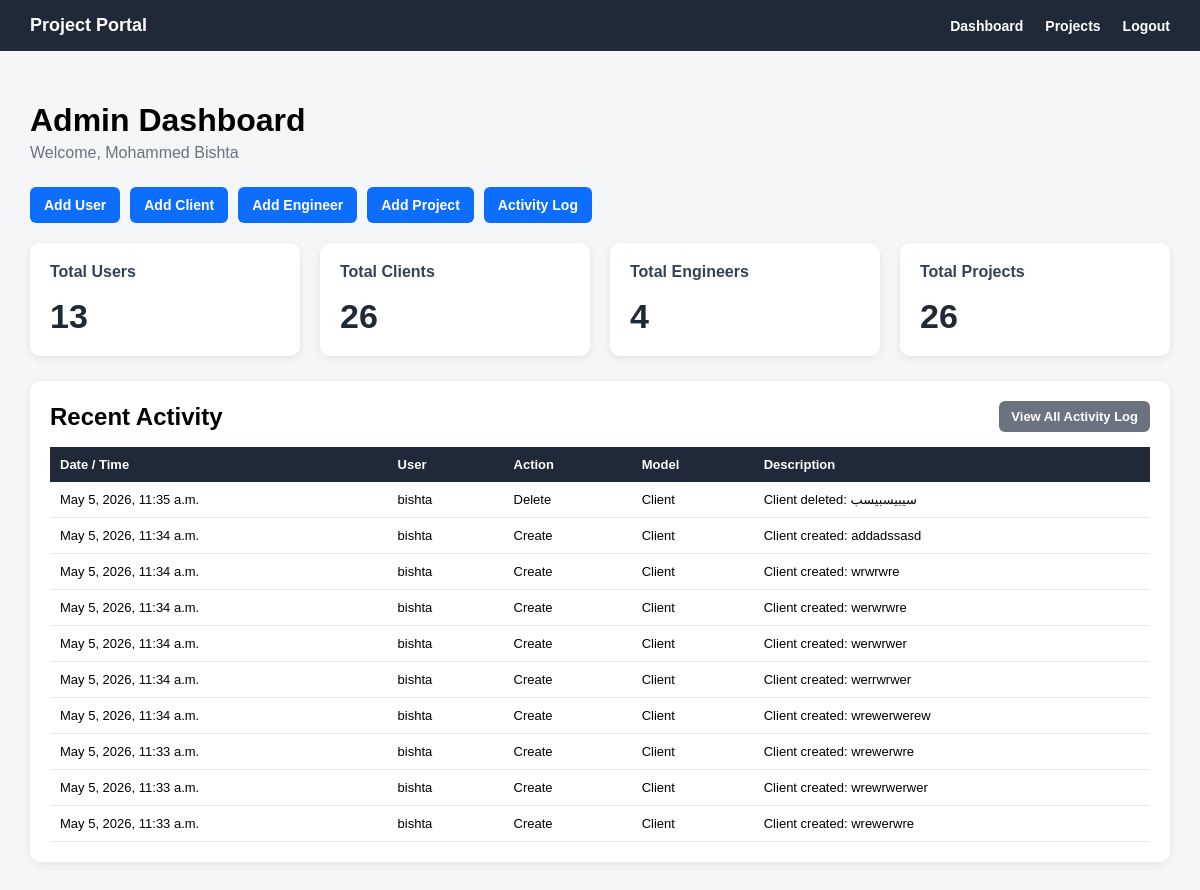
Screenshot of /accounts/dashboard/ (signed in) with the database file from the repository.
### accounts/models.py (models this page shows)
class User(AbstractUser):
    class Role(models.TextChoices):
        ADMIN = 'ADMIN', 'Admin'
        ENGINEER = 'ENGINEER', 'Engineer'
        CLIENT = 'CLIENT', 'Client'
    role = models.CharField(
        max_length=20,
        choices=Role.choices,
        default=Role.CLIENT
    )

### projects/models.py (models this page shows, shortened)
class ActivityLog(models.Model):
    class Action(models.TextChoices):
        CREATE = 'CREATE', 'Create'
        UPDATE = 'UPDATE', 'Update'
        DELETE = 'DELETE', 'Delete'
    user = models.ForeignKey(
        'accounts.User',
        on_delete=models.SET_NULL,
        null=True,
        blank=True,
        related_name='activity_logs'
    )
    action = models.CharField(
        max_length=20,
        choices=Action.choices
    )
    model_name = models.CharField(max_length=100)
    object_name = models.CharField(max_length=255)
    description = models.TextField(blank=True, null=True)
    created_at = models.DateTimeField(auto_now_add=True)
    class Meta:
        ordering = ['-created_at']

### accounts/views.py (the view, shortened to what this page needs)
# urls.py: path('dashboard/', dashboard_view, name='dashboard'),
@login_required
def dashboard_view(request):
    context = {}
    if request.user.role == 'ADMIN':
        context['total_users'] = User.objects.count()
        context['total_clients'] = Client.objects.count()
        context['total_engineers'] = Engineer.objects.count()
        context['total_projects'] = Project.objects.count()
        context['recent_activities'] = ActivityLog.objects.all()[:10]
    return render(request, 'accounts/dashboard.html', context)

### templates/accounts/dashboard.html (shortened to what this page needs)
{% extends 'base.html' %}
{% block content %}
<div class="dashboard-header">
    {% if request.user.role == 'ADMIN' %}
        <h1>Admin Dashboard</h1>
    {% elif request.user.role == 'ENGINEER' %}
        <h1>Engineer Dashboard</h1>
    {% elif request.user.role == 'CLIENT' %}
        <h1>Client Dashboard</h1>
    {% else %}
        <h1>Dashboard</h1>
    {% endif %}
    <p>
        Welcome,
        {% if request.user.first_name or request.user.last_name %}
            {{ request.user.first_name }} {{ request.user.last_name }}
        {% else %}
            {{ request.user.username }}
        {% endif %}
    </p>
</div>
{% if request.user.role == 'ADMIN' %}
    <div class="dashboard-actions">
        <a href="{% url 'accounts:user_add' %}">
            Add User
        </a>
        <a href="{% url 'clients:client_add' %}">
            Add Client
        </a>
        <a href="{% url 'engineers:engineer_add' %}">
            Add Engineer
        </a>
        <a href="{% url 'projects:project_add' %}">
            Add Project
        </a>
        <a href="{% url 'accounts:activity_log' %}">
            Activity Log
        </a>
    </div>
{% endif %}
<div class="stats-grid">
    {% if request.user.role == 'ADMIN' %}
        <a href="{% url 'accounts:user_list' %}" class="stat-link">
            <div class="stat-card">
                <h3>Total Users</h3>
                <div class="stat-number">{{ total_users }}</div>
            </div>
        </a>
        <a href="{% url 'clients:client_list' %}" class="stat-link">
            <div class="stat-card">
                <h3>Total Clients</h3>
                <div class="stat-number">{{ total_clients }}</div>
            </div>
        </a>
        <a href="{% url 'engineers:engineer_list' %}" class="stat-link">
            <div class="stat-card">
                <h3>Total Engineers</h3>
                <div class="stat-number">{{ total_engineers }}</div>
            </div>
        </a>
        <a href="{% url 'projects:project_list' %}" class="stat-link">
            <div class="stat-card">
                <h3>Total Projects</h3>
                <div class="stat-number">{{ total_projects }}</div>
            </div>
        </a>
    {% endif %}
</div>
{% if request.user.role == 'ADMIN' %}
    <div class="recent-activity-card">
        <div class="recent-activity-header">
            <h2>Recent Activity</h2>
            <a href="{% url 'accounts:activity_log' %}">
                View All Activity Log
            </a>
        </div>
        {% if recent_activities %}
            <table class="recent-activity-table">
                <tr>
                    <th>Date / Time</th>
                    <th>User</th>
                    <th>Action</th>
                    <th>Model</th>
                    <th>Description</th>
                </tr>
                {% for log in recent_activities %}
                    <tr>
                        <td>{{ log.created_at }}</td>
                        <td>
                            {% if log.user %}
                                {{ log.user.username }}
                            {% else %}
                                System
                            {% endif %}
                        </td>
                        <td>{{ log.get_action_display }}</td>
                        <td>{{ log.model_name }}</td>
                        <td>{{ log.description }}</td>
                    </tr>
                {% endfor %}
            </table>
        {% else %}
            <p>No recent activity found.</p>
        {% endif %}
    </div>
{% endif %}
{% endblock %}

### templates/base.html (style rules this page uses)
body { margin: 0; font-family: Arial, sans-serif; background: #f4f6f8; }

### templates/accounts/dashboard.html (style rules this page uses)
.dashboard-header { margin-bottom: 25px; }
.dashboard-header h1 { margin-bottom: 5px; }
.dashboard-header p { color: #6b7280; margin-top: 0; }
.dashboard-actions { display: flex; gap: 10px; flex-wrap: wrap; margin-bottom: 20px; }
.dashboard-actions a { display: inline-block; background: #0d6efd; color: white; padding: 10px 14px; border-radius: 6px; text-decoration: none; font-weight: bold; font-size: 14px; }
.stats-grid { display: grid; grid-template-columns: repeat(auto-fit, minmax(220px, 1fr)); gap: 20px; margin-bottom: 25px; }
.stat-card { background: white; padding: 20px; border-radius: 10px; box-shadow: 0 2px 8px rgba(0, 0, 0, 0.08); }
.stat-card h3 { margin-top: 0; color: #374151; font-size: 16px; }
.stat-number { font-size: 34px; font-weight: bold; color: #1f2937; }
.stat-link { text-decoration: none; color: inherit; }
.recent-activity-card { background: white; padding: 20px; border-radius: 10px; box-shadow: 0 2px 8px rgba(0, 0, 0, 0.08); margin-top: 10px; }
.recent-activity-header { display: flex; justify-content: space-between; align-items: center; margin-bottom: 15px; }
.recent-activity-header h2 { margin: 0; }
.recent-activity-header a { background: #6b7280; color: white; padding: 8px 12px; border-radius: 6px; text-decoration: none; font-size: 13px; font-weight: bold; }
.recent-activity-table { width: 100%; border-collapse: collapse; }
.recent-activity-table th { background: #1f2937; color: white; text-align: left; padding: 10px; font-size: 13px; }
.recent-activity-table td { padding: 10px; border-bottom: 1px solid #e5e7eb; font-size: 13px; vertical-align: top; }

### rows the page displays
User: user.first_name "Mohammed", user.last_name "Bishta"
ActivityLog: created_at "May 5, 2026, 11:35 a.m.", user.username "bishta", action "Delete", model_name "Client", description "Client deleted: سيبيسبيسب"
ActivityLog: created_at "May 5, 2026, 11:34 a.m.", user.username "bishta", action "Create", model_name "Client", description "Client created: addadssasd"
ActivityLog: created_at "May 5, 2026, 11:34 a.m.", user.username "bishta", action "Create", model_name "Client", description "Client created: wrwrwre"
ActivityLog: created_at "May 5, 2026, 11:34 a.m.", user.username "bishta", action "Create", model_name "Client", description "Client created: werwrwre"
ActivityLog: created_at "May 5, 2026, 11:34 a.m.", user.username "bishta", action "Create", model_name "Client", description "Client created: werwrwer"
ActivityLog: created_at "May 5, 2026, 11:34 a.m.", user.username "bishta", action "Create", model_name "Client", description "Client created: werrwrwer"
ActivityLog: created_at "May 5, 2026, 11:34 a.m.", user.username "bishta", action "Create", model_name "Client", description "Client created: wrewerwerew"
ActivityLog: created_at "May 5, 2026, 11:33 a.m.", user.username "bishta", action "Create", model_name "Client", description "Client created: wrewerwre"
ActivityLog: created_at "May 5, 2026, 11:33 a.m.", user.username "bishta", action "Create", model_name "Client", description "Client created: wrewrwerwer"
ActivityLog: created_at "May 5, 2026, 11:33 a.m.", user.username "bishta", action "Create", model_name "Client", description "Client created: wrewerwre"

### other values shown
{{ total_users }} "13"
{{ total_clients }} "26"
{{ total_engineers }} "4"
{{ total_projects }} "26"
